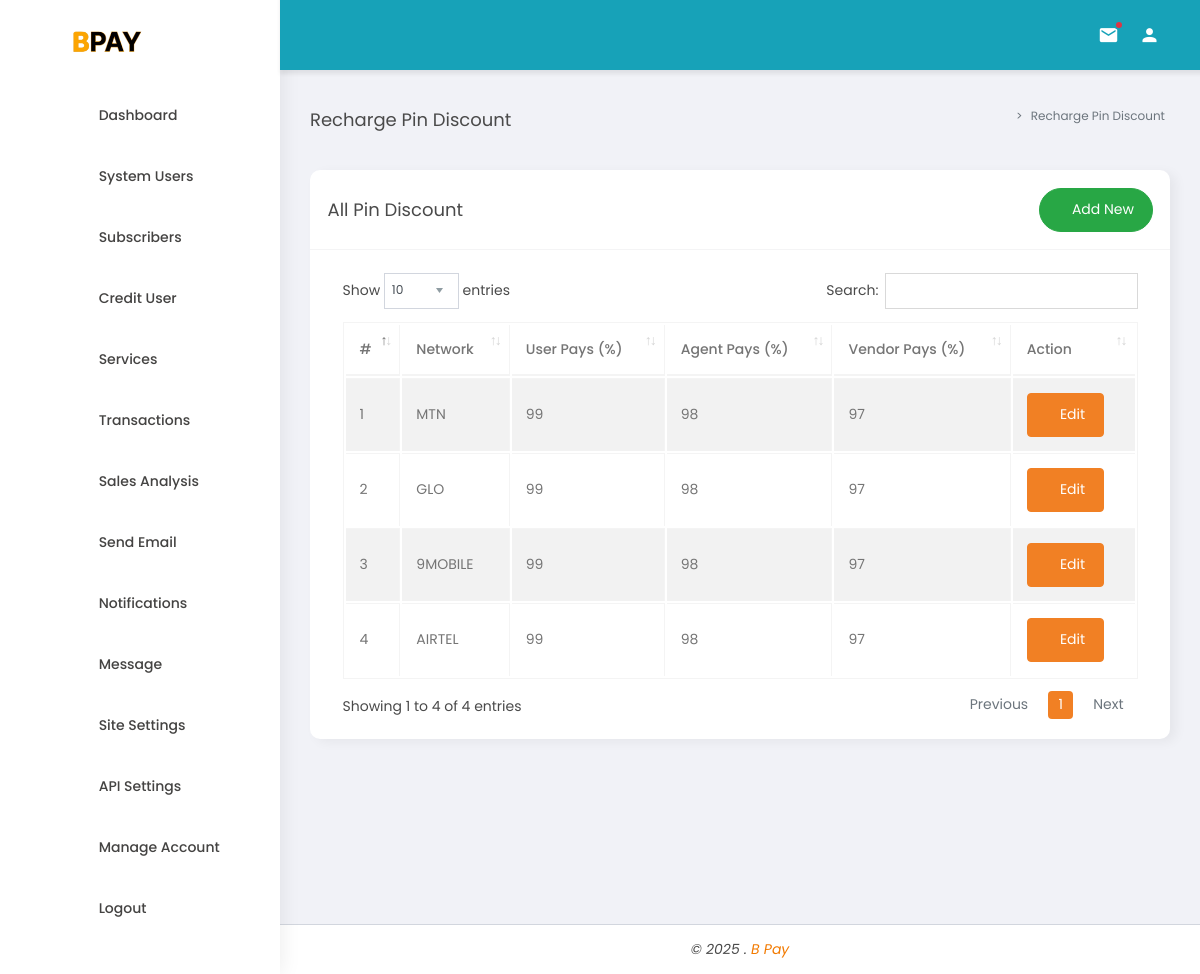
The page /admin/dashboard/recharge-pin-discount (signed in) on the database its author committed.
### tables this page shows
CREATE TABLE `airtimepinprice` (
  `aId` int NOT NULL,
  `aNetwork` varchar(10) NOT NULL,
  `aUserDiscount` float NOT NULL,
  `aAgentDiscount` float NOT NULL,
  `aVendorDiscount` float NOT NULL
);

CREATE TABLE `networkid` (
  `nId` int NOT NULL,
  `networkid` varchar(10) NOT NULL,
  `smeId` varchar(10) NOT NULL,
  `giftingId` varchar(10) NOT NULL,
  `corporateId` varchar(10) NOT NULL,
  `vtuId` varchar(10) NOT NULL,
  `sharesellId` varchar(10) NOT NULL,
  `network` varchar(20) NOT NULL,
  `networkStatus` varchar(10) NOT NULL DEFAULT 'Off',
  `vtuStatus` varchar(10) NOT NULL DEFAULT 'Off',
  `sharesellStatus` varchar(10) NOT NULL DEFAULT 'Off',
  `airtimepinStatus` varchar(10) NOT NULL DEFAULT 'Off',
  `smeStatus` varchar(10) NOT NULL DEFAULT 'Off',
  `giftingStatus` varchar(10) NOT NULL DEFAULT 'Off',
  `corporateStatus` varchar(10) NOT NULL DEFAULT 'Off',
  `datapinStatus` varchar(10) NOT NULL DEFAULT 'Off'
);

### core/Models/Model.php (called while the page is built, shortened)
<?php
	class Model{
		public static $host="localhost";
		public static $dbName="bpaycomp_new";
		public static $username="bpaycomp_new";
		public static $password="admin@25..25";
        public function connectDb(){
            $pdo = new PDO("mysql:host=".self::$host.";dbname=".self::$dbName,self::$username,self::$password);
	    	$pdo->setAttribute(PDO::ATTR_ERRMODE, PDO::ERRMODE_EXCEPTION);
	    	return $pdo;
        }
	}
?>

### admin/dashboard/includes/route.php (called while the page is built, shortened)
<?php
    $link=explode("/",$_GET["url"]);
    $url=$link[0];
    createView($url);
    function createView($url){
        if(file_exists($url.".php")){
            $data=getDataIfAny($url);
        }
    }
    function getDataIfAny($page){
        $controller = new AdminController;
        switch($page){
            case "recharge-pin-discount":
                $data=array();
                $data[0]=$controller->getRechargeCardPinDiscount();
                $data[1]=$controller->getNetworks();
                return $data;
                break;
        }
    }
?>

### core/Models/AdminModel.php (called while the page is built, shortened)
<?php
	class AdminModel extends Model{
		public function getNetworks(){
			$dbh=self::connect();
			$sql = "SELECT * FROM networkid ORDER BY nId ASC";
            $query = $dbh->prepare($sql);
            $query->execute();
            $results=$query->fetchAll(PDO::FETCH_OBJ);
            return $results;
		}
		public function getRechargeCardPinDiscount(){
			$dbh=self::connect();
			$sql = "SELECT * FROM airtimepinprice a, networkid b WHERE a.aNetwork=b.networkid";
            $query = $dbh->prepare($sql);
            $query->execute();
            $results=$query->fetchAll(PDO::FETCH_OBJ);
            return $results;
		}
	}
?>

### core/Controllers/AdminController.php (called while the page is built, shortened)
<?php
	class AdminController extends Controller{
		protected $model;
		public function __construct(){
			if(isset($_SESSION['sysId']) && isset($_SESSION["sysRole"])){
				if($_SESSION['sysId']!='' && $_SESSION["sysRole"] !=''){
					$this->model=new AdminModel;
				}
				else{ header("Location: ../"); exit();}
			}
			else{ header("Location: ../"); exit();}
		}
		public function getNetworks(){
			$data=$this->model->getNetworks();
			return $data;
		}
		public function getRechargeCardPinDiscount(){
			$data=$this->model->getRechargeCardPinDiscount();
			return $data;
		}
	}
?>

### admin/dashboard/recharge-pin-discount.php (the view, shortened to what this page needs)
<div class="row">
    <div class="col-12">
        <div class="box">
            <div class="box-header with-border d-flex align-items-center justify-content-between">
              <h4 class="box-title">All Pin Discount</h4>
			  <a class="btn btn-success btn-rounded text-white" data-toggle="modal" data-target="#addAirtimeDiscount">
				  <i class="fa fa-plus" aria-hidden="true"></i> Add New
			  </a>
            </div>
            <div class="box-body">
				<div class="table-responsive">
				  <table id="example1" class="table table-sm table-bordered table-striped">
					<thead>
						<tr>
							<th>#</th>
			                <th>Network</th>
			                <th>User Pays (%)</th>
			                <th>Agent Pays (%)</th>
			                <th>Vendor Pays (%)</th>
			                <th>Action</th>
						</tr>
					</thead>
					<tbody>
					<?php
                        $cnt=1; $results=$data[0];
                        if($results <> "" && $results <> 1){foreach($results as $result){   ?>
                        <tr>
                            <td><?php echo htmlentities($cnt);?></td>
                            <td><?php echo $result->network; ?></td>
                            <td><?php echo $result->aUserDiscount; ?></td>
                            <td><?php echo $result->aAgentDiscount; ?></td>
                            <td><?php echo $result->aVendorDiscount; ?></td>
                            <td>
                                <a href="#" onclick="editAirtimeDiscount('<?php echo $result->networkid; ?>','<?php echo $result->aUserDiscount; ?>','<?php echo $result->aAgentDiscount; ?>','<?php echo $result->aVendorDiscount; ?>')" class="btn btn-primary"><i class="fa fa-edit"></i> Edit</a>
						    </td>
                        </tr>
                        <?php $cnt=$cnt+1;}} ?>
					</tbody>
					</table>
				</div>
            </div>
          </div>
    </div>
</div>

### rows shown on the page
airtimepinprice: networkid.network "MTN", aUserDiscount "99", aAgentDiscount "98", aVendorDiscount "97"
airtimepinprice: networkid.network "GLO", aUserDiscount "99", aAgentDiscount "98", aVendorDiscount "97"
airtimepinprice: networkid.network "9MOBILE", aUserDiscount "99", aAgentDiscount "98", aVendorDiscount "97"
airtimepinprice: networkid.network "AIRTEL", aUserDiscount "99", aAgentDiscount "98", aVendorDiscount "97"

### other values the page prints
$title "Recharge Pin Discount"
